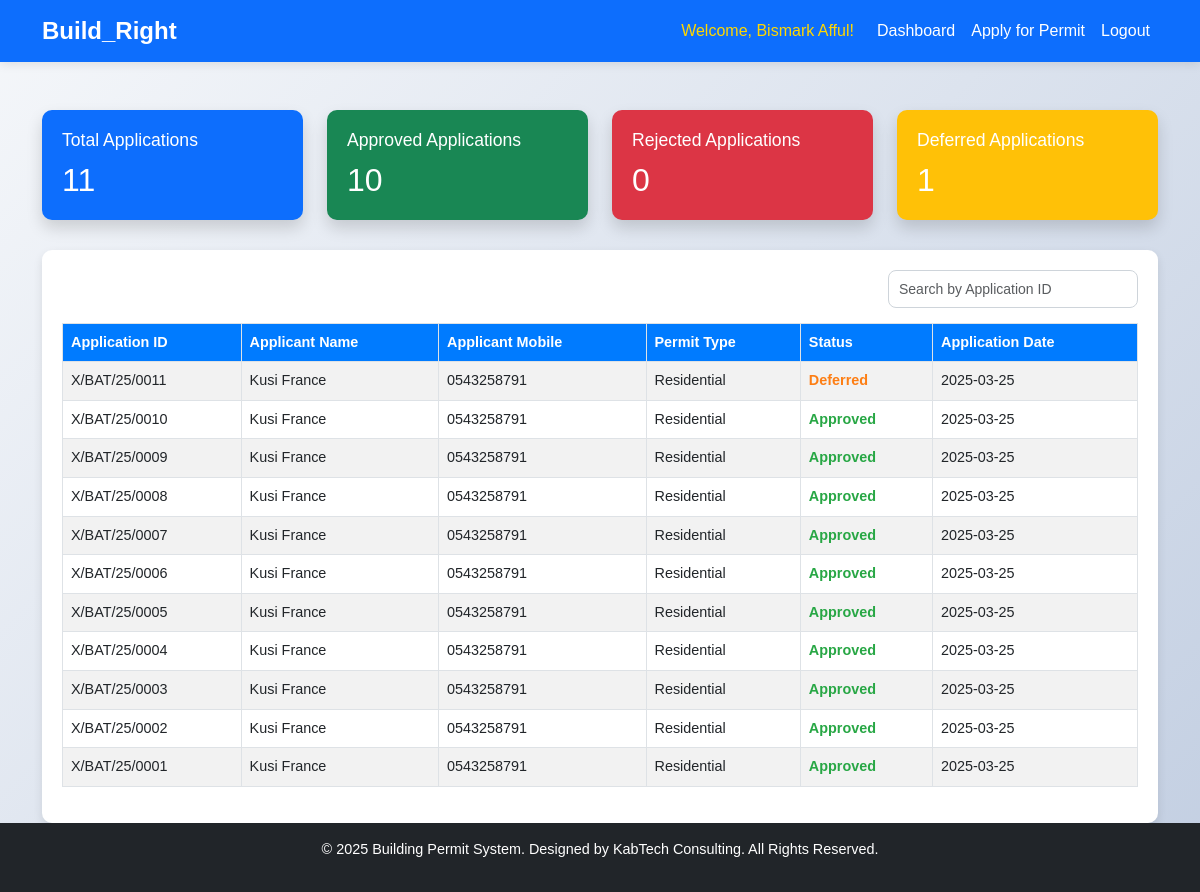
Screenshot of /user/user_dashboard.php (signed in) with the database file from the repository.
### tables this page shows
CREATE TABLE `permit_applications` (
  `application_id` varchar(36) NOT NULL,
  `applicant_name` varchar(255) DEFAULT NULL,
  `applicant_email` varchar(255) DEFAULT NULL,
  `applicant_mobile` varchar(50) DEFAULT NULL,
  `applicant_nationality` varchar(50) DEFAULT NULL,
  `applicant_gender` varchar(10) DEFAULT NULL,
  `permit_type` varchar(50) DEFAULT NULL,
  `applicant_address` text DEFAULT NULL,
  `agent_name` varchar(255) DEFAULT NULL,
  `agent_gender` varchar(10) DEFAULT NULL,
  `agent_address` text DEFAULT NULL,
  `status` enum('pending','approved','rejected','deferred') DEFAULT 'pending',
  `created_at` timestamp NOT NULL DEFAULT current_timestamp(),
  `permit_issued` tinyint(1) DEFAULT 0,
  `permit_number` varchar(20) DEFAULT NULL,
  `issue_date` date DEFAULT NULL
);

### user/user_dashboard.php (the view, shortened to what this page needs)
<?php
include '../config/db.php';
$full_name = isset($_SESSION['full_name']) ? htmlspecialchars($_SESSION['full_name']) : 'User';
$query_total = "SELECT COUNT(*) AS total FROM permit_applications";
$query_approved = "SELECT COUNT(*) AS approved FROM permit_applications WHERE status='approved'";
$query_rejected = "SELECT COUNT(*) AS rejected FROM permit_applications WHERE status='rejected'";
$query_deferred = "SELECT COUNT(*) AS deferred FROM permit_applications WHERE status='deferred'";
$total_result = $conn->query($query_total);
$approved_result = $conn->query($query_approved);
$rejected_result = $conn->query($query_rejected);
$deferred_result = $conn->query($query_deferred);
$total = $total_result->fetch_assoc()['total'];
$approved = $approved_result->fetch_assoc()['approved'];
$rejected = $rejected_result->fetch_assoc()['rejected'];
$deferred = $deferred_result->fetch_assoc()['deferred'];
$query_applications = "SELECT application_id, applicant_name, applicant_mobile, permit_type, status, created_at
                       FROM permit_applications
                       ORDER BY created_at DESC";
$result_applications = $conn->query($query_applications);
?>
<!DOCTYPE html>
<html lang="en">
<head>
  <link href="https://cdn.jsdelivr.net/npm/bootstrap@5.3.0/dist/css/bootstrap.min.css" rel="stylesheet">
</head>
<body>
  <nav class="navbar navbar-expand-lg navbar-dark bg-primary">
    <div class="container">
      <a class="navbar-brand" href="../index.php">Build_Right</a>
      <div class="collapse navbar-collapse" id="navbarNav">
        <ul class="navbar-nav ms-auto align-items-center">
          <li class="nav-item">
            <span class="welcome-message">Welcome, <?php echo $full_name; ?>!</span>
          </li>
          <li class="nav-item"><a class="nav-link active" href="user_dashboard.php">Dashboard</a></li>
          <li class="nav-item"><a class="nav-link" href="application.php">Apply for Permit</a></li>
          <li class="nav-item"><a class="nav-link" href="../logout.php">Logout</a></li>
        </ul>
      </div>
    </div>
  </nav>
  <div class="container mt-4 content">
    <div class="row mt-4">
      <div class="col-md-3">
        <div class="card text-white bg-primary shadow">
          <div class="card-body">
            <h5 class="card-title">Total Applications</h5>
            <h2><?php echo $total; ?></h2>
          </div>
        </div>
      </div>
      <div class="col-md-3">
        <div class="card text-white bg-success shadow">
          <div class="card-body">
            <h5 class="card-title">Approved Applications</h5>
            <h2><?php echo $approved; ?></h2>
          </div>
        </div>
      </div>
      <div class="col-md-3">
        <div class="card text-white bg-danger shadow">
          <div class="card-body">
            <h5 class="card-title">Rejected Applications</h5>
            <h2><?php echo $rejected; ?></h2>
          </div>
        </div>
      </div>
      <div class="col-md-3">
        <div class="card text-white bg-warning shadow">
          <div class="card-body">
            <h5 class="card-title">Deferred Applications</h5>
            <h2><?php echo $deferred; ?></h2>
          </div>
        </div>
      </div>
    </div>
    <div class="table-container">
      <div class="search-container">
        <input type="text" id="searchInput" class="form-control" placeholder="Search by Application ID">
      </div>
      <table class="table table-striped table-bordered" id="applicationsTable">
        <thead>
          <tr>
            <th>Application ID</th>
            <th>Applicant Name</th>
            <th>Applicant Mobile</th>
            <th>Permit Type</th>
            <th>Status</th>
            <th>Application Date</th>
          </tr>
        </thead>
        <tbody>
          <?php if ($result_applications->num_rows > 0): ?>
            <?php while ($row = $result_applications->fetch_assoc()): ?>
              <tr>
                <td class="application-id"><?php echo htmlspecialchars($row['application_id']); ?></td>
                <td><?php echo htmlspecialchars($row['applicant_name']); ?></td>
                <td><?php echo htmlspecialchars($row['applicant_mobile']); ?></td>
                <td><?php echo htmlspecialchars($row['permit_type']); ?></td>
                <td>
                  <span class="status-<?php echo strtolower($row['status']); ?>">
                    <?php echo htmlspecialchars(ucfirst($row['status'])); ?>
                  </span>
                </td>
                <td><?php echo htmlspecialchars(date('Y-m-d', strtotime($row['created_at']))); ?></td>
              </tr>
            <?php endwhile; ?>
          <?php else: ?>
            <tr>
              <td colspan="6" class="text-center">No applications found.</td>
            </tr>
          <?php endif; ?>
        </tbody>
      </table>
    </div>
  </div>
  <footer class="bg-dark text-white text-center py-3 mt-auto">
    <p>© <?php echo date("Y"); ?> Building Permit System. Designed by KabTech Consulting. All Rights Reserved.</p>
  </footer>
</body>
</html>

### user/user_dashboard.php (style rules this page uses)
body { display: flex; flex-direction: column; min-height: 100vh; background: linear-gradient(135deg, #f5f7fa, #c3cfe2); font-family: 'Arial', sans-serif; }
.content { flex: 1; }
.navbar { background-color: #007bff; box-shadow: 0 2px 10px rgba(0, 0, 0, 0.1); }
.navbar-brand { font-weight: bold; font-size: 1.5rem; }
.nav-link { color: white !important; font-weight: 500; transition: color 0.3s ease; }
.welcome-message { color: #ffd700; font-weight: 500; margin-right: 15px; }
.card { border: none; border-radius: 10px; transition: transform 0.3s ease, box-shadow 0.3s ease; }
.card-body { padding: 20px; }
.card-title { font-size: 1.1rem; margin-bottom: 10px; }
.card h2 { font-size: 2rem; margin: 0; }
.table-container { margin-top: 30px; overflow-x: auto; background-color: white; border-radius: 10px; box-shadow: 0 4px 10px rgba(0, 0, 0, 0.1); padding: 20px; }
.table th, .table td { vertical-align: middle; font-size: 0.9rem; }
.table th { background-color: #007bff; color: white; }
.status-approved { color: #28a745; font-weight: bold; }
.status-deferred { color: #fd7e14; font-weight: bold; }
.search-container { display: flex; justify-content: flex-end; margin-bottom: 15px; }
.search-container input { width: 250px; height: 38px; font-size: 14px; border-radius: 8px; border: 1px solid #ced4da; padding: 0 10px; transition: border-color 0.3s ease; }
footer { background-color: #1a252f; color: white; padding: 20px 0; font-size: 0.9rem; }

### rows the page displays
permit_applications: application_id "X/BAT/25/0011", applicant_name "Kusi France", applicant_mobile "0543258791", permit_type "Residential", status "Deferred", created_at "2025-03-25"
permit_applications: application_id "X/BAT/25/0010", applicant_name "Kusi France", applicant_mobile "0543258791", permit_type "Residential", status "Approved", created_at "2025-03-25"
permit_applications: application_id "X/BAT/25/0009", applicant_name "Kusi France", applicant_mobile "0543258791", permit_type "Residential", status "Approved", created_at "2025-03-25"
permit_applications: application_id "X/BAT/25/0008", applicant_name "Kusi France", applicant_mobile "0543258791", permit_type "Residential", status "Approved", created_at "2025-03-25"
permit_applications: application_id "X/BAT/25/0007", applicant_name "Kusi France", applicant_mobile "0543258791", permit_type "Residential", status "Approved", created_at "2025-03-25"
permit_applications: application_id "X/BAT/25/0006", applicant_name "Kusi France", applicant_mobile "0543258791", permit_type "Residential", status "Approved", created_at "2025-03-25"
permit_applications: application_id "X/BAT/25/0005", applicant_name "Kusi France", applicant_mobile "0543258791", permit_type "Residential", status "Approved", created_at "2025-03-25"
permit_applications: application_id "X/BAT/25/0004", applicant_name "Kusi France", applicant_mobile "0543258791", permit_type "Residential", status "Approved", created_at "2025-03-25"
permit_applications: application_id "X/BAT/25/0003", applicant_name "Kusi France", applicant_mobile "0543258791", permit_type "Residential", status "Approved", created_at "2025-03-25"
permit_applications: application_id "X/BAT/25/0002", applicant_name "Kusi France", applicant_mobile "0543258791", permit_type "Residential", status "Approved", created_at "2025-03-25"
permit_applications: application_id "X/BAT/25/0001", applicant_name "Kusi France", applicant_mobile "0543258791", permit_type "Residential", status "Approved", created_at "2025-03-25"

### other values shown
$full_name "Bismark Afful"
$total "11"
$approved "10"
$rejected "0"
$deferred "1"
